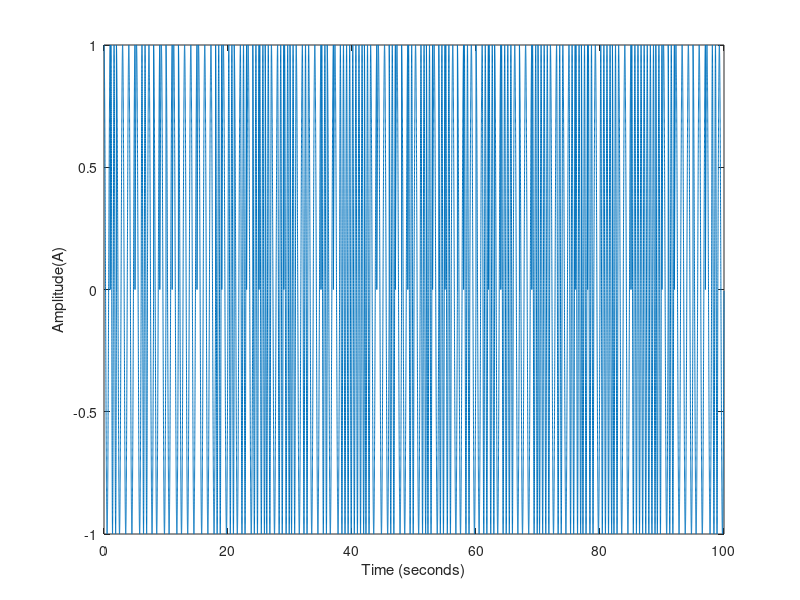
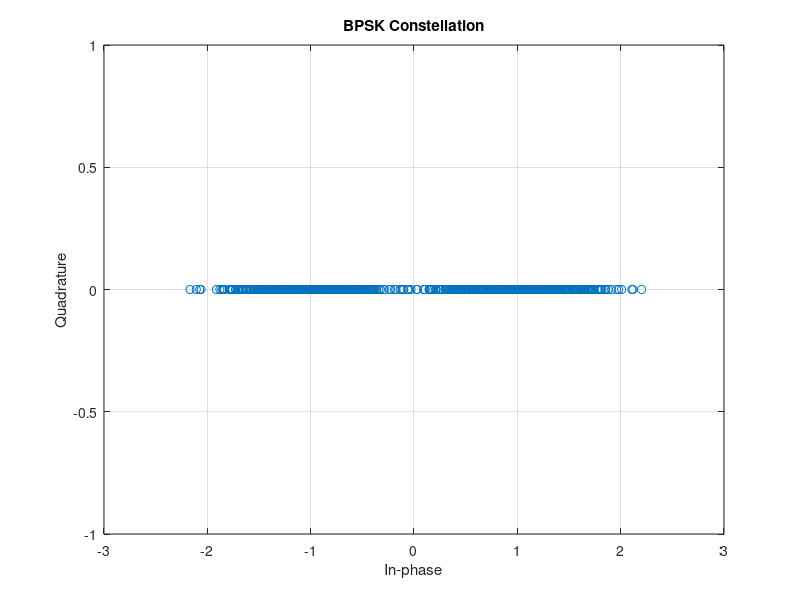

Reproduce these figures in MATLAB, in order.
Fs = 1000;
T = 1;
data = randi([0 3], 1, 100);
f = [1 2]; 
t = 0:1/Fs:T-1/Fs;
qpsk_signal = [];
for i = 1:length(data)
    if data(i) == 0
        qpsk_signal = [qpsk_signal cos(2*pi*f(1)*t)]; 
    elseif data(i) == 1
        qpsk_signal = [qpsk_signal cos(2*pi*f(2)*t)]; 
    elseif data(i) == 2
        qpsk_signal = [qpsk_signal sin(2*pi*f(1)*t)]; 
    else
        qpsk_signal = [qpsk_signal sin(2*pi*f(2)*t)];
    end
end
figure;
plot((0:length(qpsk_signal)-1)/Fs, qpsk_signal);
xlabel('Time (seconds)');
ylabel('Amplitude(A)');
N = 1000;
EbNo_dB = 5;
EbNo = 10^(EbNo_dB/10);

data = randi([0 1], 1, N);
bpsk = 2*data - 1;

noise = randn(1, N);
sigma = sqrt(1/(2*EbNo));
received = bpsk + sigma * noise;

data_detected = received > 0;

errors = sum(data ~= data_detected);
BER = errors / N;

fprintf('Eb/No (dB): %d\n', EbNo_dB);
fprintf('Errors: %d\n', errors);
fprintf('BER: %f\n', BER);

figure;
plot(received, zeros(1, N), 'o');
title('BPSK Constellation');
xlabel('In-phase');
ylabel('Quadrature')
grid on;

